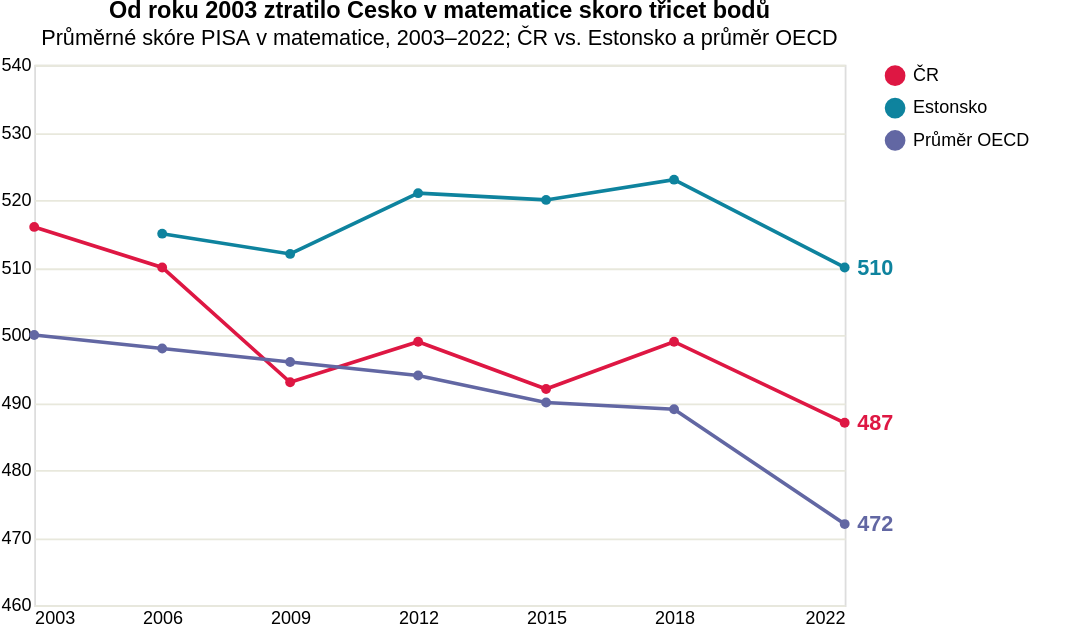

Write the Vega-Lite specification saved for this chart.
### Vega-Lite specification from a JSON file in a GitHub repository (floating-point values rounded to 4 significant figures)
{"$schema": "https://vega.github.io/schema/vega-lite/v5.json", "title": {"text": "Od roku 2003 ztratilo Česko v matematice skoro třicet bodů", "subtitle": "Průměrné skóre PISA v matematice, 2003–2022; ČR vs. Estonsko a průměr OECD"}, "width": 450, "height": 300, "padding": {"right": 34}, "data": {"values": [{"rok": 2003, "zeme": "ČR", "body": 516}, {"rok": 2006, "zeme": "ČR", "body": 510}, {"rok": 2009, "zeme": "ČR", "body": 493}, {"rok": 2012, "zeme": "ČR", "body": 499}, {"rok": 2015, "zeme": "ČR", "body": 492}, {"rok": 2018, "zeme": "ČR", "body": 499}, {"rok": 2022, "zeme": "ČR", "body": 487}, {"rok": 2006, "zeme": "Estonsko", "body": 515}, {"rok": 2009, "zeme": "Estonsko", "body": 512}, {"rok": 2012, "zeme": "Estonsko", "body": 521}, {"rok": 2015, "zeme": "Estonsko", "body": 520}, {"rok": 2018, "zeme": "Estonsko", "body": 523}, {"rok": 2022, "zeme": "Estonsko", "body": 510}, {"rok": 2003, "zeme": "Průměr OECD", "body": 500}, {"rok": 2006, "zeme": "Průměr OECD", "body": 498}, {"rok": 2009, "zeme": "Průměr OECD", "body": 496}, {"rok": 2012, "zeme": "Průměr OECD", "body": 494}, {"rok": 2015, "zeme": "Průměr OECD", "body": 490}, {"rok": 2018, "zeme": "Průměr OECD", "body": 489}, {"rok": 2022, "zeme": "Průměr OECD", "body": 472}]}, "encoding": {"x": {"field": "rok", "type": "quantitative", "title": null, "scale": {"domain": [2003, 2022]}, "axis": {"format": "d", "values": [2003, 2006, 2009, 2012, 2015, 2018, 2022], "grid": false, "domain": false, "ticks": false}}, "y": {"field": "body", "type": "quantitative", "title": null, "scale": {"domain": [460, 540]}, "axis": {"grid": true, "gridColor": "#e8e8dc", "domain": false, "ticks": false}}, "color": {"field": "zeme", "type": "nominal", "scale": {"domain": ["ČR", "Estonsko", "Průměr OECD"], "range": ["#de1743", "#0e839e", "#6267a3"]}, "legend": {"title": null}}}, "layer": [{"params": [{"name": "serie", "select": {"type": "point", "fields": ["zeme"]}, "bind": "legend"}], "mark": {"type": "line", "point": true}, "encoding": {"opacity": {"condition": {"param": "serie", "value": 1}, "value": 0.18}, "tooltip": [{"field": "zeme", "title": "Země"}, {"field": "rok", "title": "Rok testování", "format": "d"}, {"field": "body", "title": "Skóre v matematice", "format": "d"}]}}, {"transform": [{"filter": "datum.rok == 2022"}], "mark": {"type": "text", "align": "left", "dx": 7, "fontSize": 12, "fontWeight": "bold"}, "encoding": {"text": {"field": "body", "type": "quantitative", "format": "d"}, "opacity": {"condition": {"param": "serie", "value": 1}, "value": 0.18}, "x": {"field": "rok", "type": "quantitative", "scale": {"domain": [2003, 2022]}}, "y": {"field": "body", "type": "quantitative", "scale": {"domain": [460, 540]}}}}], "_source": "[OECD, databáze PISA – matematická gramotnost](https://www.oecd.org/en/data/indicators/mathematics-performance-pisa.html)", "usermeta": {"description": "Zobrazení křížení křivek. Estonsko stoupající/vysoké, ČR klesající trend, OECD pokles. Vlna 2006: ČR 510, Estonsko 515, OECD 498 (PISA 2006 report)."}}
